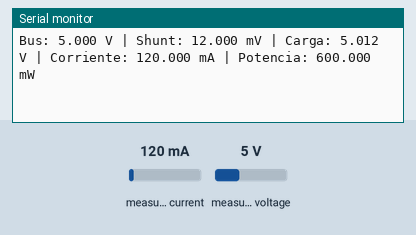
The sketch below on a simulated ESP32. On the bench: the last lines printed to the serial monitor. Inputs (shaded band) come from the test bench; at power-on: measured current 120 mA, measured voltage 5 V.

Above: at 1.7 s.
1.8 s: measured current set to 40 mA
At 3.0 s:
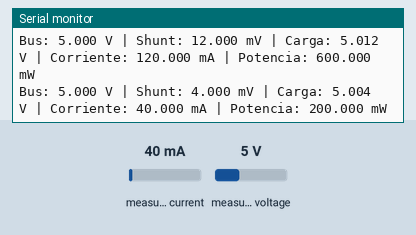
3.3 s: measured voltage set to 0.3 V
At 4.2 s:
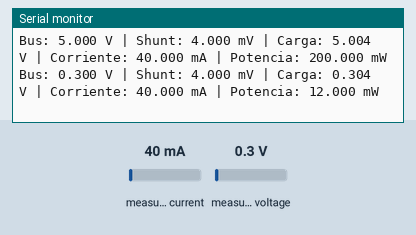
4.8 s: measured current set to 500 mA
At 6.4 s:
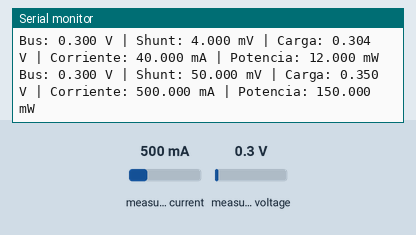
Timing chart, 0 to 7.9 s (numbered marks = the images above; inputs shaded):
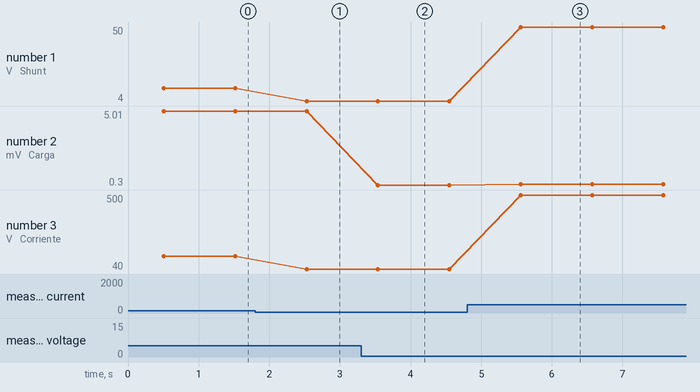

The sketch:

INA219Test.ino
```cpp
#include <Adafruit_INA219.h>
#include <Wire.h>

constexpr uint8_t PIN_SDA = 21;
constexpr uint8_t PIN_SCL = 22;

Adafruit_INA219 ina219;

void setup() {
  Serial.begin(115200);
  delay(500);

  Wire.begin(PIN_SDA, PIN_SCL);

  if (!ina219.begin(&Wire)) {
    Serial.println("No se detecto el INA219. Revisa alimentacion y conexiones I2C.");
    while (true) {
      delay(1000);
    }
  }

  ina219.setCalibration_32V_2A();
  Serial.println("INA219 listo. Lecturas cada segundo:");
}

void loop() {
  const float busVoltage = ina219.getBusVoltage_V();
  const float shuntVoltage = ina219.getShuntVoltage_mV();
  const float current = ina219.getCurrent_mA();
  const float power = ina219.getPower_mW();
  const float loadVoltage = busVoltage + shuntVoltage / 1000.0f;

  Serial.printf(
      "Bus: %.3f V | Shunt: %.3f mV | Carga: %.3f V | Corriente: %.3f mA | Potencia: %.3f mW\n",
      busVoltage, shuntVoltage, loadVoltage, current, power);

  delay(1000);
}
```

Measured:
- after the input at 1.8 s, the serial monitor: prints a new line after 0.73 s (image 1)
- after the input at 3.3 s, the serial monitor: prints a new line after 0.24 s (image 2)
- after the input at 4.8 s, the serial monitor: prints a new line after 0.76 s (image 3)
- plotted number 1: 12 → 4 after the input at 1.8 s, 4 → 50 after the input at 4.8 s
- plotted number 2: 5.01 → 5 after the input at 1.8 s, 5 → 0.3 after the input at 3.3 s, 0.3 → 0.35 after the input at 4.8 s
- plotted number 3: 120 → 40 after the input at 1.8 s, 40 → 500 after the input at 4.8 s
